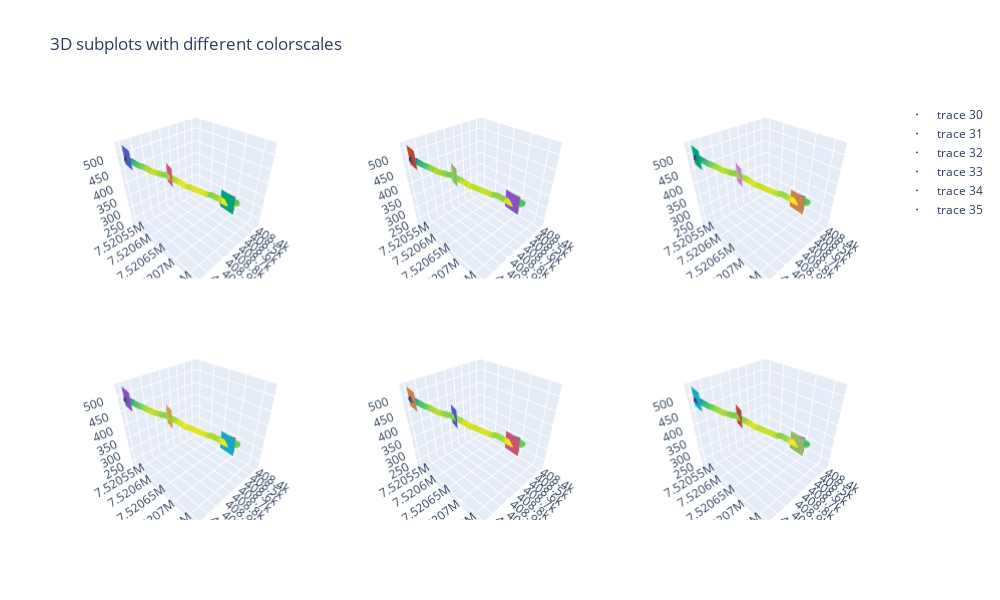

Notebook code for this chart:
### Code cell
import plotly.graph_objects as go
from plotly.subplots import make_subplots
import numpy as np


fig = make_subplots(
    rows=(len(Liste_départ_arrivé_index)-1)//3+1, cols=3,specs=[[{'type': 'scene'}]*3]*((len(Liste_départ_arrivé_index)-1)//3+1))

longeur_plan=30

liste_points_checkpoints,liste_indice=checkpoints_2_points(Liste_départ_arrivé_index,4,2)

for i in range(len(liste_points_checkpoints)) :
        
    point_1=np.array([liste_points_checkpoints[i][0][0],liste_points_checkpoints[i][0][1],data['elevation[m]'][liste_indice[i]]+longeur_plan])
    point_2=np.array([liste_points_checkpoints[i][1][0],liste_points_checkpoints[i][1][1],data['elevation[m]'][liste_indice[i]]+longeur_plan])
    point_3=np.array([liste_points_checkpoints[i][0][0],liste_points_checkpoints[i][0][1]+0.001,data['elevation[m]'][liste_indice[i]]-longeur_plan])
    point_4=np.array([liste_points_checkpoints[i][1][0],liste_points_checkpoints[i][1][1]+0.001,data['elevation[m]'][liste_indice[i]]-longeur_plan])

    x = [point_1[0], point_2[0],point_3[0],point_4[0]]
    y = [point_1[1], point_2[1],point_3[1],point_4[1]]
    z = [point_1[2], point_2[2],point_3[2],point_4[2]]
    for j in range(len(Liste_départ_arrivé_index)) :
        fig.add_trace(go.Mesh3d(x=x, y=y, z=z,),row=(j)//3+1, col=(j)%3+1)


for i in range(len(Liste_départ_arrivé_index)):
    # Read data from a csv
    x=trajectoire[i][0]
    y=trajectoire[i][1]
    z=trajectoire[i][2]
    
    fig.add_trace(go.Scatter3d(x=x,y=y,z=z,mode='markers',marker=dict(size=2,color=vitesse[i],colorscale='Viridis',opacity=0.8)),row=(i)//3+1, col=(i)%3+1)

scene = dict(
        xaxis = dict(nticks=10, range=[x.min()-0.50*(x.max()-x.min()),x.max()+0.10*(x.max()-x.min())],),
        yaxis = dict(nticks=10, range=[y.min()-0.50*(y.max()-y.min()),y.max()+0.10*(y.max()-y.min())],),
        zaxis = dict(nticks=10, range=[z.min(),z.max()],),
        )

fig.update_layout(
    title_text='3D subplots with different colorscales',
    height=600,
    width=1000,


)
scene=dict(aspectratio=dict(x=1, y=1, z=1),xaxis_title='x',yaxis_title='y',zaxis_title='z')
fig.update_layout(scene=scene,scene2=scene,scene3=scene,scene4=scene,scene5=scene,scene6=scene)


fig.show()

### Figure 1 — Plotly figure (JSON) as saved in the notebook; plotly's stock layout.template omitted (floating-point values rounded to 4 significant figures; data arrays with more than 128 entries replaced by an {"elided": "..."} marker saying what was removed)
{"data": [{"scene": "scene", "type": "mesh3d", "x": [409200.0, 409200.0, 409200.0, 409200.0], "y": [7521000.0, 7521000.0, 7521000.0, 7521000.0], "z": [527.6, 527.6, 467.6, 467.6]}, {"scene": "scene2", "type": "mesh3d", "x": [409200.0, 409200.0, 409200.0, 409200.0], "y": [7521000.0, 7521000.0, 7521000.0, 7521000.0], "z": [527.6, 527.6, 467.6, 467.6]}, {"scene": "scene3", "type": "mesh3d", "x": [409200.0, 409200.0, 409200.0, 409200.0], "y": [7521000.0, 7521000.0, 7521000.0, 7521000.0], "z": [527.6, 527.6, 467.6, 467.6]}, {"scene": "scene4", "type": "mesh3d", "x": [409200.0, 409200.0, 409200.0, 409200.0], "y": [7521000.0, 7521000.0, 7521000.0, 7521000.0], "z": [527.6, 527.6, 467.6, 467.6]}, {"scene": "scene5", "type": "mesh3d", "x": [409200.0, 409200.0, 409200.0, 409200.0], "y": [7521000.0, 7521000.0, 7521000.0, 7521000.0], "z": [527.6, 527.6, 467.6, 467.6]}, {"scene": "scene6", "type": "mesh3d", "x": [409200.0, 409200.0, 409200.0, 409200.0], "y": [7521000.0, 7521000.0, 7521000.0, 7521000.0], "z": [527.6, 527.6, 467.6, 467.6]}, {"scene": "scene", "type": "mesh3d", "x": [409000.0, 409000.0, 409000.0, 409000.0], "y": [7521000.0, 7521000.0, 7521000.0, 7521000.0], "z": [489.5, 489.5, 429.5, 429.5]}, {"scene": "scene2", "type": "mesh3d", "x": [409000.0, 409000.0, 409000.0, 409000.0], "y": [7521000.0, 7521000.0, 7521000.0, 7521000.0], "z": [489.5, 489.5, 429.5, 429.5]}, {"scene": "scene3", "type": "mesh3d", "x": [409000.0, 409000.0, 409000.0, 409000.0], "y": [7521000.0, 7521000.0, 7521000.0, 7521000.0], "z": [489.5, 489.5, 429.5, 429.5]}, {"scene": "scene4", "type": "mesh3d", "x": [409000.0, 409000.0, 409000.0, 409000.0], "y": [7521000.0, 7521000.0, 7521000.0, 7521000.0], "z": [489.5, 489.5, 429.5, 429.5]}, {"scene": "scene5", "type": "mesh3d", "x": [409000.0, 409000.0, 409000.0, 409000.0], "y": [7521000.0, 7521000.0, 7521000.0, 7521000.0], "z": [489.5, 489.5, 429.5, 429.5]}, {"scene": "scene6", "type": "mesh3d", "x": [409000.0, 409000.0, 409000.0, 409000.0], "y": [7521000.0, 7521000.0, 7521000.0, 7521000.0], "z": [489.5, 489.5, 429.5, 429.5]}, {"scene": "scene", "type": "mesh3d", "x": [408800.0, 408800.0, 408800.0, 408800.0], "y": [7521000.0, 7521000.0, 7521000.0, 7521000.0], "z": [426.9, 426.9, 366.9, 366.9]}, {"scene": "scene2", "type": "mesh3d", "x": [408800.0, 408800.0, 408800.0, 408800.0], "y": [7521000.0, 7521000.0, 7521000.0, 7521000.0], "z": [426.9, 426.9, 366.9, 366.9]}, {"scene": "scene3", "type": "mesh3d", "x": [408800.0, 408800.0, 408800.0, 408800.0], "y": [7521000.0, 7521000.0, 7521000.0, 7521000.0], "z": [426.9, 426.9, 366.9, 366.9]}, {"scene": "scene4", "type": "mesh3d", "x": [408800.0, 408800.0, 408800.0, 408800.0], "y": [7521000.0, 7521000.0, 7521000.0, 7521000.0], "z": [426.9, 426.9, 366.9, 366.9]}, {"scene": "scene5", "type": "mesh3d", "x": [408800.0, 408800.0, 408800.0, 408800.0], "y": [7521000.0, 7521000.0, 7521000.0, 7521000.0], "z": [426.9, 426.9, 366.9, 366.9]}, {"scene": "scene6", "type": "mesh3d", "x": [408800.0, 408800.0, 408800.0, 408800.0], "y": [7521000.0, 7521000.0, 7521000.0, 7521000.0], "z": [426.9, 426.9, 366.9, 366.9]}, {"scene": "scene", "type": "mesh3d", "x": [408600.0, 408600.0, 408600.0, 408600.0], "y": [7521000.0, 7521000.0, 7521000.0, 7521000.0], "z": [359.8, 359.8, 299.8, 299.8]}, {"scene": "scene2", "type": "mesh3d", "x": [408600.0, 408600.0, 408600.0, 408600.0], "y": [7521000.0, 7521000.0, 7521000.0, 7521000.0], "z": [359.8, 359.8, 299.8, 299.8]}, {"scene": "scene3", "type": "mesh3d", "x": [408600.0, 408600.0, 408600.0, 408600.0], "y": [7521000.0, 7521000.0, 7521000.0, 7521000.0], "z": [359.8, 359.8, 299.8, 299.8]}, {"scene": "scene4", "type": "mesh3d", "x": [408600.0, 408600.0, 408600.0, 408600.0], "y": [7521000.0, 7521000.0, 7521000.0, 7521000.0], "z": [359.8, 359.8, 299.8, 299.8]}, {"scene": "scene5", "type": "mesh3d", "x": [408600.0, 408600.0, 408600.0, 408600.0], "y": [7521000.0, 7521000.0, 7521000.0, 7521000.0], "z": [359.8, 359.8, 299.8, 299.8]}, {"scene": "scene6", "type": "mesh3d", "x": [408600.0, 408600.0, 408600.0, 408600.0], "y": [7521000.0, 7521000.0, 7521000.0, 7521000.0], "z": [359.8, 359.8, 299.8, 299.8]}, {"scene": "scene", "type": "mesh3d", "x": [408400.0, 408400.0, 408400.0, 408400.0], "y": [7521000.0, 7521000.0, 7521000.0, 7521000.0], "z": [289.6, 289.6, 229.6, 229.6]}, {"scene": "scene2", "type": "mesh3d", "x": [408400.0, 408400.0, 408400.0, 408400.0], "y": [7521000.0, 7521000.0, 7521000.0, 7521000.0], "z": [289.6, 289.6, 229.6, 229.6]}, {"scene": "scene3", "type": "mesh3d", "x": [408400.0, 408400.0, 408400.0, 408400.0], "y": [7521000.0, 7521000.0, 7521000.0, 7521000.0], "z": [289.6, 289.6, 229.6, 229.6]}, {"scene": "scene4", "type": "mesh3d", "x": [408400.0, 408400.0, 408400.0, 408400.0], "y": [7521000.0, 7521000.0, 7521000.0, 7521000.0], "z": [289.6, 289.6, 229.6, 229.6]}, {"scene": "scene5", "type": "mesh3d", "x": [408400.0, 408400.0, 408400.0, 408400.0], "y": [7521000.0, 7521000.0, 7521000.0, 7521000.0], "z": [289.6, 289.6, 229.6, 229.6]}, {"scene": "scene6", "type": "mesh3d", "x": [408400.0, 408400.0, 408400.0, 408400.0], "y": [7521000.0, 7521000.0, 7521000.0, 7521000.0], "z": [289.6, 289.6, 229.6, 229.6]}, {"marker": {"color": {"elided": "1856 float values"}, "colorscale": [[0, "#440154"], [0.1111, "#482878"], [0.2222, "#3e4989"], [0.3333, "#31688e"], [0.4444, "#26828e"], [0.5556, "#1f9e89"], [0.6667, "#35b779"], [0.7778, "#6ece58"], [0.8889, "#b5de2b"], [1, "#fde725"]], "opacity": 0.8, "size": 2}, "mode": "markers", "scene": "scene", "type": "scatter3d", "x": {"elided": "1856 float values"}, "y": {"elided": "1856 float values"}, "z": {"elided": "1856 float values"}}, {"marker": {"color": {"elided": "1172 float values"}, "colorscale": [[0, "#440154"], [0.1111, "#482878"], [0.2222, "#3e4989"], [0.3333, "#31688e"], [0.4444, "#26828e"], [0.5556, "#1f9e89"], [0.6667, "#35b779"], [0.7778, "#6ece58"], [0.8889, "#b5de2b"], [1, "#fde725"]], "opacity": 0.8, "size": 2}, "mode": "markers", "scene": "scene2", "type": "scatter3d", "x": {"elided": "1172 float values"}, "y": {"elided": "1172 float values"}, "z": {"elided": "1172 float values"}}, {"marker": {"color": {"elided": "2017 float values"}, "colorscale": [[0, "#440154"], [0.1111, "#482878"], [0.2222, "#3e4989"], [0.3333, "#31688e"], [0.4444, "#26828e"], [0.5556, "#1f9e89"], [0.6667, "#35b779"], [0.7778, "#6ece58"], [0.8889, "#b5de2b"], [1, "#fde725"]], "opacity": 0.8, "size": 2}, "mode": "markers", "scene": "scene3", "type": "scatter3d", "x": {"elided": "2017 float values"}, "y": {"elided": "2017 float values"}, "z": {"elided": "2017 float values"}}, {"marker": {"color": {"elided": "2105 float values"}, "colorscale": [[0, "#440154"], [0.1111, "#482878"], [0.2222, "#3e4989"], [0.3333, "#31688e"], [0.4444, "#26828e"], [0.5556, "#1f9e89"], [0.6667, "#35b779"], [0.7778, "#6ece58"], [0.8889, "#b5de2b"], [1, "#fde725"]], "opacity": 0.8, "size": 2}, "mode": "markers", "scene": "scene4", "type": "scatter3d", "x": {"elided": "2105 float values"}, "y": {"elided": "2105 float values"}, "z": {"elided": "2105 float values"}}, {"marker": {"color": {"elided": "2112 float values"}, "colorscale": [[0, "#440154"], [0.1111, "#482878"], [0.2222, "#3e4989"], [0.3333, "#31688e"], [0.4444, "#26828e"], [0.5556, "#1f9e89"], [0.6667, "#35b779"], [0.7778, "#6ece58"], [0.8889, "#b5de2b"], [1, "#fde725"]], "opacity": 0.8, "size": 2}, "mode": "markers", "scene": "scene5", "type": "scatter3d", "x": {"elided": "2112 float values"}, "y": {"elided": "2112 float values"}, "z": {"elided": "2112 float values"}}, {"marker": {"color": {"elided": "1173 float values"}, "colorscale": [[0, "#440154"], [0.1111, "#482878"], [0.2222, "#3e4989"], [0.3333, "#31688e"], [0.4444, "#26828e"], [0.5556, "#1f9e89"], [0.6667, "#35b779"], [0.7778, "#6ece58"], [0.8889, "#b5de2b"], [1, "#fde725"]], "opacity": 0.8, "size": 2}, "mode": "markers", "scene": "scene6", "type": "scatter3d", "x": {"elided": "1173 float values"}, "y": {"elided": "1173 float values"}, "z": {"elided": "1173 float values"}}], "layout": {"height": 600, "scene": {"aspectratio": {"x": 1, "y": 1, "z": 1}, "domain": {"x": [0, 0.2889], "y": [0.575, 1]}, "xaxis": {"title": {"text": "x"}}, "yaxis": {"title": {"text": "y"}}, "zaxis": {"title": {"text": "z"}}}, "scene2": {"aspectratio": {"x": 1, "y": 1, "z": 1}, "domain": {"x": [0.3556, 0.6444], "y": [0.575, 1]}, "xaxis": {"title": {"text": "x"}}, "yaxis": {"title": {"text": "y"}}, "zaxis": {"title": {"text": "z"}}}, "scene3": {"aspectratio": {"x": 1, "y": 1, "z": 1}, "domain": {"x": [0.7111, 1], "y": [0.575, 1]}, "xaxis": {"title": {"text": "x"}}, "yaxis": {"title": {"text": "y"}}, "zaxis": {"title": {"text": "z"}}}, "scene4": {"aspectratio": {"x": 1, "y": 1, "z": 1}, "domain": {"x": [0, 0.2889], "y": [0, 0.425]}, "xaxis": {"title": {"text": "x"}}, "yaxis": {"title": {"text": "y"}}, "zaxis": {"title": {"text": "z"}}}, "scene5": {"aspectratio": {"x": 1, "y": 1, "z": 1}, "domain": {"x": [0.3556, 0.6444], "y": [0, 0.425]}, "xaxis": {"title": {"text": "x"}}, "yaxis": {"title": {"text": "y"}}, "zaxis": {"title": {"text": "z"}}}, "scene6": {"aspectratio": {"x": 1, "y": 1, "z": 1}, "domain": {"x": [0.7111, 1], "y": [0, 0.425]}, "xaxis": {"title": {"text": "x"}}, "yaxis": {"title": {"text": "y"}}, "zaxis": {"title": {"text": "z"}}}, "title": {"text": "3D subplots with different colorscales"}, "width": 1000}}
